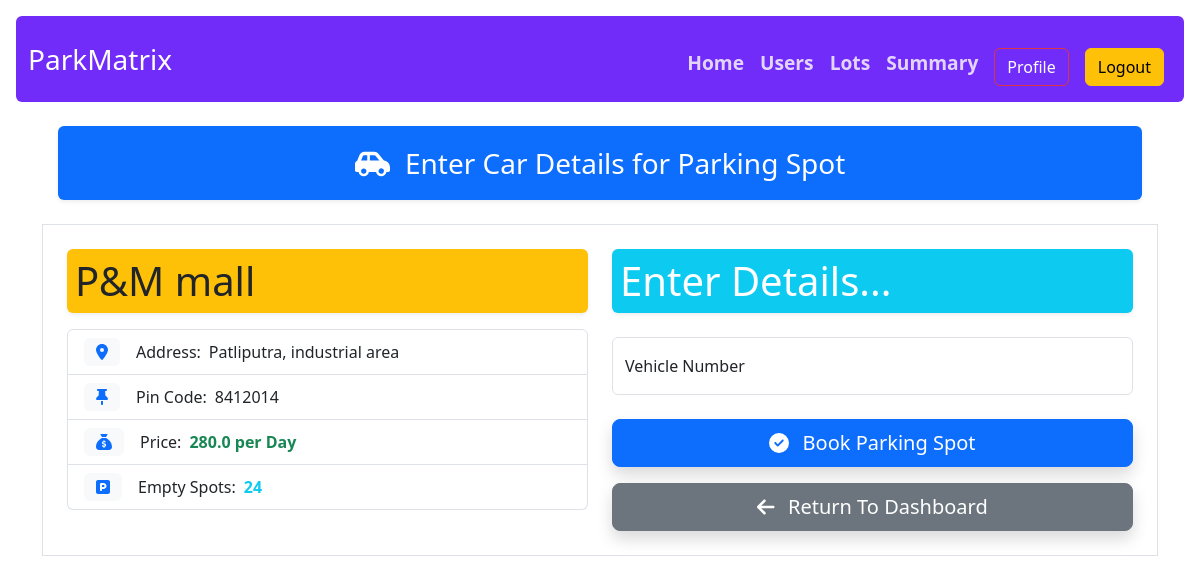
Page /book_this_spot/4 (signed in) on the earlier database version.
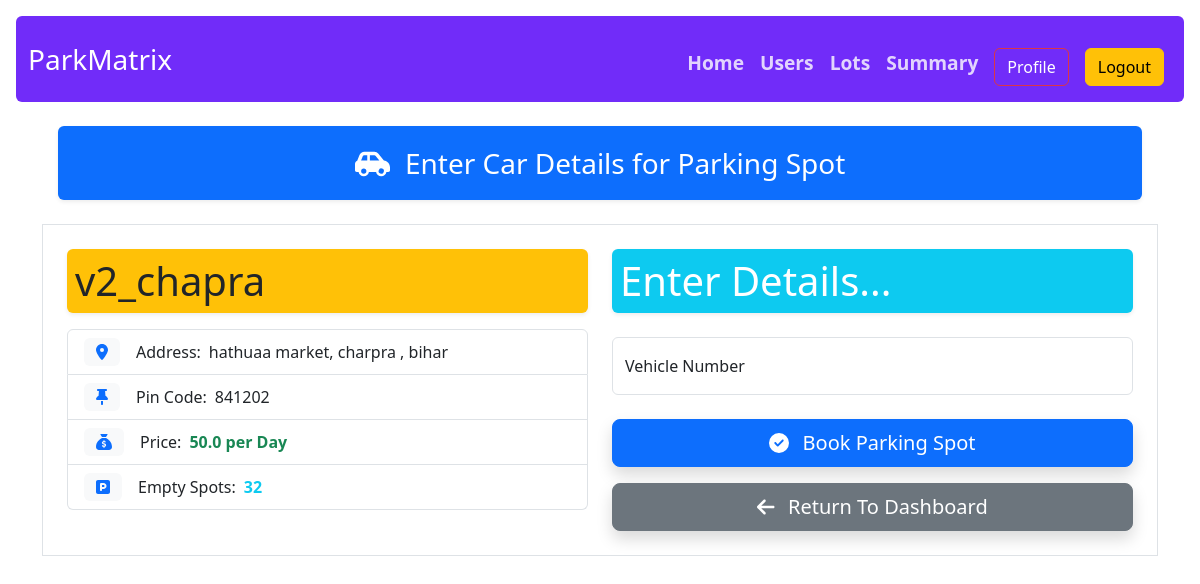
Same page on the later database version.
### models.py (models this page shows)
class ParkingLot(db.Model):
    id = db.Column(db.Integer , primary_key = True)
    lot_name = db.Column(db.String(256), nullable = False )
    price = db.Column(db.Float, nullable = False)
    city = db.Column(db.String(64), nullable = False)
    pin_code = db.Column(db.String(32), nullable = False)
    available_parking_spots = db.Column(db.Integer, nullable = False)
    deleted_lot = db.Column(db.Boolean, nullable = False, default = False)
    parking_spot = db.relationship("ParkingSpot", backref="parking_lot", lazy=True, cascade="all,delete")

### routes.py (the view)
@app.route('/book_this_spot/<int:spot_id>')
@auth_required
def book_this_spot(spot_id):
    user = User.query.get(session['user_id'])
    spot = ParkingSpot.query.get(spot_id)
    if spot is None:
        flash("Spot not available.")
        return redirect(url_for('spot_list'))
    if spot.occupied_status:
        flash("Spot is occupied.")
        return redirect(url_for('book_spot', lot_id=spot.lot_id))
    if Bookedspot.query.filter_by(user_id=user.id, vehicle_released=False).first():
        flash("You already have an active booking.")
        return redirect(url_for('user_dashboard'))
    lot = ParkingLot.query.get(spot.lot_id)
    available = ParkingSpot.query.filter_by(occupied_status=False, lot_id=spot.lot_id).count()
    return render_template('book_this_spot.html', spot=spot, lot=lot, available=available)

### routes.py (called while the page is built)
@app.context_processor
def inject_user():
    user = None
    if 'user_id' in session:
        user = User.query.get(session['user_id'])
    return dict(user=user)

def auth_required(func):
    @wraps(func)
    def inner(*args, **kwargs):
        if 'user_id' in session:
            return func(*args, **kwargs)
        else:
            flash("Please log in first.")
            return redirect(url_for('login'))
    return inner

### templates/book_this_spot.html (shortened to what this page needs)
{% extends 'layout.html' %}
{% block content %}
<div class="container mt-4">
    <div class="fs-3 text-center m-3 bg-primary text-white p-3 rounded shadow-sm">
        <i class="fas fa-car-side me-2"></i> Enter Car Details for Parking Spot
    </div>
    <div class="container my-4 p-4 shadow-xl border rounded-lg bg-white">
        <div class="row g-4">
            <div class="col-12 col-md-6">
                <h1 class="text-start fs-1 bg-warning rounded shadow-sm mb-3 p-2 text-dark">
                    {{lot.lot_name}}
                </h1>
                <div class="list-group">
                    <div class="list-group-item d-flex align-items-center">
                        <span class="input-group-text bg-light text-primary border-0 me-3"><i class="fas fa-location-dot"></i></span>
                        <strong class="fw-normal">Address:</strong> <span class="ms-2">{{lot.city}}</span>
                    </div>
                    <div class="list-group-item d-flex align-items-center">
                        <span class="input-group-text bg-light text-primary border-0 me-3"><i class="fas fa-thumbtack"></i></span>
                        <strong class="fw-normal">Pin Code:</strong> <span class="ms-2">{{lot.pin_code}}</span>
                    </div>
                    <div class="list-group-item d-flex align-items-center">
                        <span class="input-group-text bg-light text-primary border-0 me-3"><i class="fas fa-sack-dollar"></i></span>
                        <strong class="fw-normal">Price:</strong> <span class="ms-2 text-success fw-bold">{{lot.price}} per Day</span>
                    </div>
                    <div class="list-group-item d-flex align-items-center">
                        <span class="input-group-text bg-light text-primary border-0 me-3"><i class="fas fa-square-parking"></i></span>
                        <strong class="fw-normal">Empty Spots:</strong> <span class="ms-2 fw-bold text-info">{{available}}</span>
                    </div>
                </div>
            </div>
            <div class="col-12 col-md-6">
                <h3 class="mb-4 text-start fs-1 bg-info shadow-sm rounded p-2 text-white">
                    Enter Details...
                </h3>
                <form action="/book_this_spot/{{spot.id}}" method="post">
                    <div class="mb-3 form-floating">
                        <input type="text" name="vehicle_number" id="vehicle_number_input" class="form-control"
                            placeholder="Vehicle Number" required>
                        <label for="vehicle_number_input">Vehicle Number </label>
                    </div>
                    <div class="d-grid gap-3 mt-4">
                        <button type="submit" class="btn btn-primary btn-lg shadow">
                            <i class="fas fa-check-circle me-2"></i> Book Parking Spot
                        </button>
                        <a href="{{ url_for('spot_list') }}" class="btn btn-secondary btn-lg shadow text-white">
                            <i class="fas fa-arrow-left me-2"></i> Return To Dashboard
                        </a>
                    </div>
                </form>
            </div>
        </div>
    </div>
</div>
{% endblock content %}

Differences in the rows shown:
changed ParkingLot: lot_name "P&M mall" → "v2_chapra"; city "Patliputra, industrial area" → "hathuaa market, charpra , bihar"; pin_code "8412014" → "841202"; price "280.0" → "50.0"
Other differences:
{{ available }}: "24" → "32"
